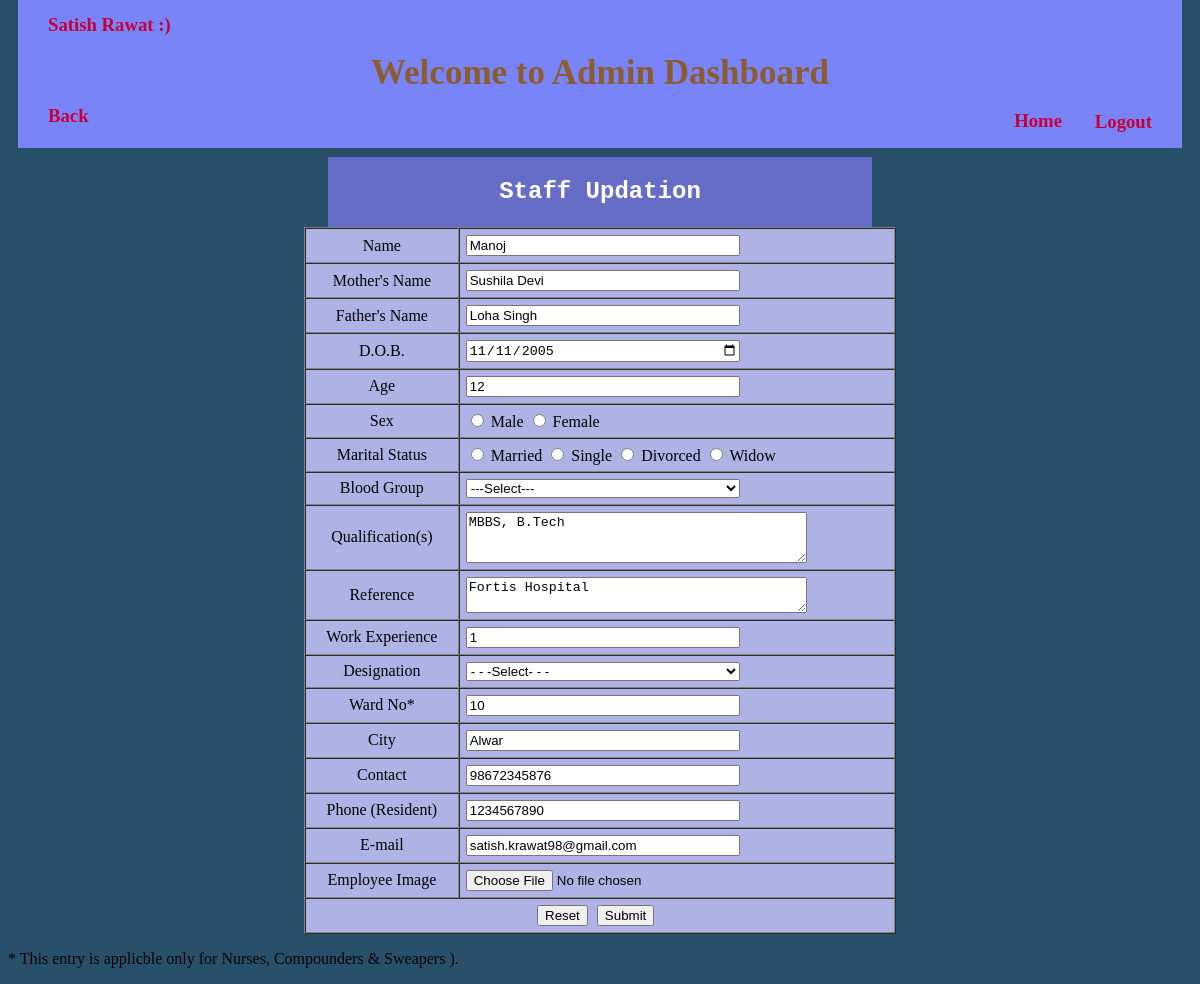
/ehospital/admin/updateform_s.php?sid=3003 (signed in), run on the app's committed database.
### tables this page shows
CREATE TABLE `staff` (
  `id` int(11) NOT NULL,
  `name` varchar(40) NOT NULL,
  `mother` varchar(25) NOT NULL,
  `father` varchar(25) NOT NULL,
  `dob` date NOT NULL,
  `age` int(11) NOT NULL,
  `sex` varchar(15) NOT NULL,
  `mstatus` varchar(20) NOT NULL,
  `bgroup` varchar(5) NOT NULL,
  `qualification` text NOT NULL,
  `hname` varchar(50) NOT NULL,
  `exp` int(11) NOT NULL,
  `designation` varchar(30) NOT NULL,
  `ward_no` int(11) NOT NULL,
  `city` varchar(25) NOT NULL,
  `contact` varchar(15) NOT NULL,
  `phone` varchar(20) NOT NULL,
  `email` text NOT NULL,
  `image` text NOT NULL
);

### ehospital/admin/updateform_s.php (the view, shortened to what this page needs)
<?php
	include('header.php');
	include('titlehead.php');
	include('../dbcon.php');
	$sid = $_GET['sid'];
	$qry = "SELECT * FROM `staff` WHERE `id` = '$sid'";
	$run = mysqli_query($con, $qry);
	$data = mysqli_fetch_assoc($run);
?>
<h3 style = "margin-top : -45px; margin-left : 40px; " align = "left">
<a class = "a3link" title = "Back to Update Patient !" href = "updatepatient.php">Back</a>
</h3>
<div class = "table">
	<h2 class = "addpatient" align = "center" style = "font-family : courier;" >Staff Updation</h2>
	<form action = "updatedata_s.php" method = "post" enctype = "multipart/form-data" >
	<table border = "1" width = "50%" align = "center" cellpadding = "6px" cellspacing = "0px" bgcolor = " #aeb2e5 " style = "margin-top : -20px;">
		<tr>
			<td align = "center" >Name</td> <td><input type = "text" name = "name" value = "<?php echo $data['name']; ?>" style = "width : 65%; " required /></td>
		</tr>
		<tr>
			<td align = "center" >Mother's Name</td> <td><input type = "text" name = "mother" value = "<?php echo $data['mother']; ?>" style = "width : 65%; " required /></td>
		</tr>
		<tr>
			<td align = "center" >Father's Name</td> <td><input type = "text" name = "father" value = "<?php echo $data['father']; ?>" style = "width : 65%; " required /></td>
		</tr>
		<tr>
			<td align = "center" >D.O.B.</td> <td><input type = "date" name = "dob" value = "<?php echo $data['dob']; ?>" style = "width : 65%; " required /></td>
		</tr>
		<tr>
			<td align = "center" >Age</td> <td><input type = "number" name = "age" value = "<?php echo $data['age']; ?>" required  style = "width : 65%; "/></td>
		</tr>
		<tr>
			<td align = "center" >Sex</td> <td> <input type="radio" name="sex" value="Male" required > Male <input type="radio" name="sex" value="Female"> Female </td>
		</tr>
		<tr>
			<td align = "center" >Marital Status</td> <td><input type="radio" name="mstatus" value="Married"> Married <input type="radio" name="mstatus" value="Single"> Single <input type="radio" name="mstatus" value="Divorced"> Divorced <input type="radio" name="mstatus" value="Widow"> Widow </td>
		</tr>
		<tr>
			<td align = "center" >Blood Group</td>
			<td><select name = "bgroup"  style = "width : 65%; " required >
				<option value="">---Select---</option>
			    </select></td>
		</tr>
		<tr>
			<td align = "center" >Qualification(s)</td> <td><textarea rows="3" cols="40" name="qualification"  ><?php echo $data['qualification']; ?>
</textarea></td>
		</tr>
		<tr>
			<td align = "center" >Reference</td> <td><textarea rows="2" cols="40" name="hname"  ><?php echo $data['hname']; ?>
</textarea></td>
		</tr>
		<tr>
			<td align = "center" >Work Experience</td> <td><input type = "number" name = "exp" value = "<?php echo $data['exp']; ?>" style = "width : 65%; " /></td>
		</tr>
		<tr>
			<td align = "center" >Designation</td>
			<td><select name = "designation" style = "width : 65%; " required  >
				<option value="">- - -Select- - -</option>
			    </select></td>
		</tr>
		<tr>
			<td align = "center" >Ward No*</td> <td><input type = "number" name = "ward_no" value = "<?php echo $data['ward_no']; ?>"  style = "width : 65%; "/></td>
		</tr>
		<tr>
			<td align = "center" >City</td> <td><input type = "text" name = "city" value = "<?php echo $data['city']; ?>" style = "width : 65%; " required /></td>
		</tr>
		<tr>
			<td align = "center" >Contact</td> <td><input type = "text" name = "contact" value = "<?php echo $data['contact']; ?>" style = "width : 65%; " required /></td>
		</tr>
		<tr>
			<td align = "center" >Phone (Resident)</td> <td><input type = "text" name = "phone" value = "<?php echo $data['phone']; ?>" style = "width : 65%; " required /></td>
		</tr>
		<tr>
			<td align = "center" >E-mail</td> <td><input type = "email" name = "email" value = "<?php echo $data['email']; ?>" style = "width : 65%; " /></td>
		</tr>
		<tr>
			<td align = "center" >Employee Image</td> <td><input type = "file" name = "image" style = "width : 65%; " required /></td>
		</tr>
		<tr>
			<td colspan = "2">
			<input style = "margin-left : 225px;" type = "reset" name = "reset" value = "Reset" />
			<input style = "margin-left : 5px;" type = "submit" name = "submit" value = "Submit" />
			</td>
		</tr>
	</table>
	</form>
	</div>
	<p> * This entry is applicble only for Nurses, Compounders & Sweapers ).</p>

### ehospital/css/style.css (style rules this page uses)
.addpatient { background-color : #666dc6 ; color : white; margin-left : 320px; margin-right : 320px; margin-top : 30px; height : 70px; line-height : 70px; }
.table { margin-top : 20px; }
.a3link { text-decoration : none; color : #C70039 ; margin-top : -140px; }

### data on the page
staff: name "Manoj", mother "Sushila Devi", father "Loha Singh", dob "11/11/2005", age "12", qualification "MBBS, B.Tech", hname "Fortis Hospital", exp "1", ward_no "10", city "Alwar", contact "98672345876", phone "1234567890", email "satish.krawat98@gmail.com"

### other printed values
$_SESSION['name'] "Satish"
$_SESSION['lname'] "Rawat"
